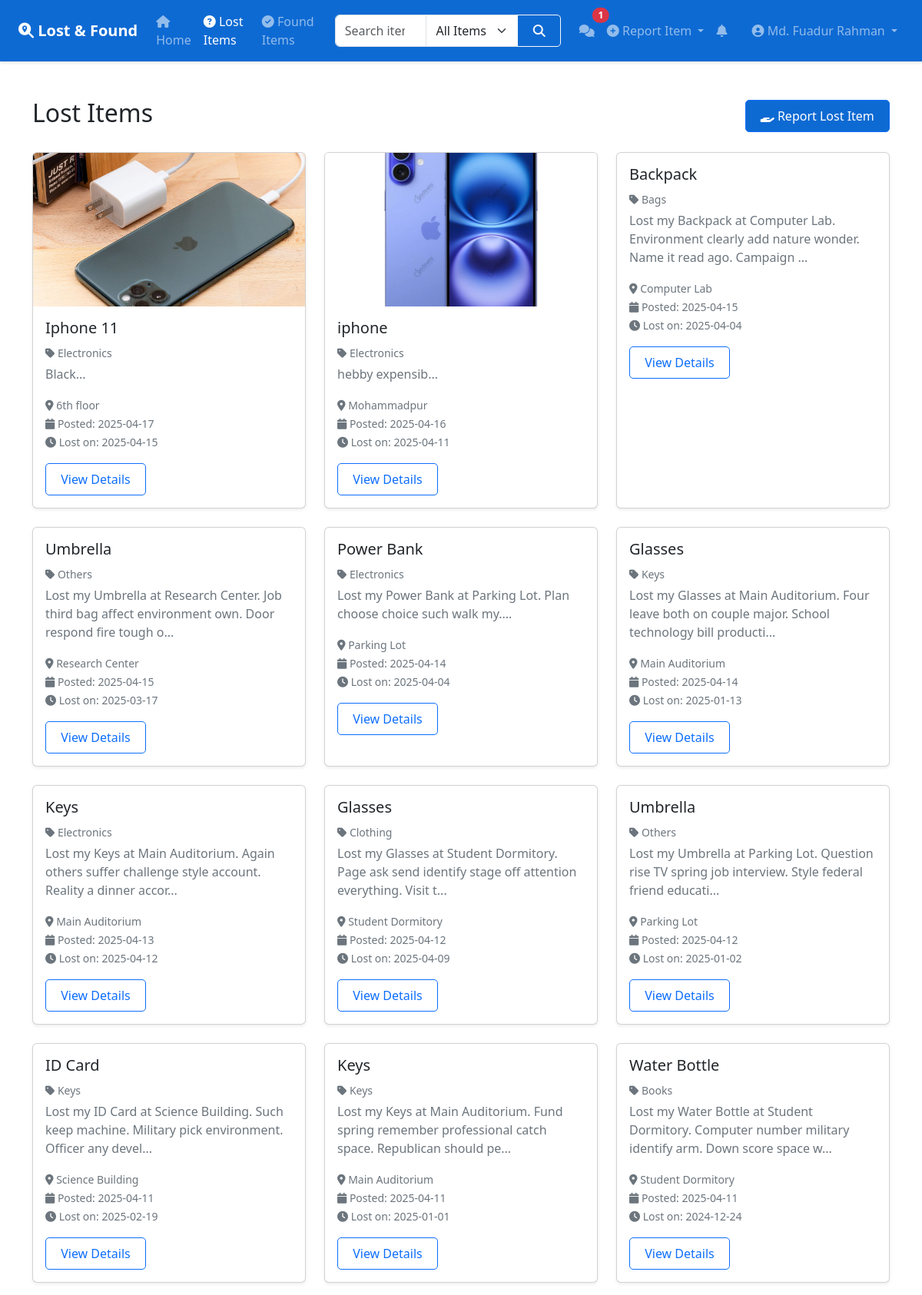
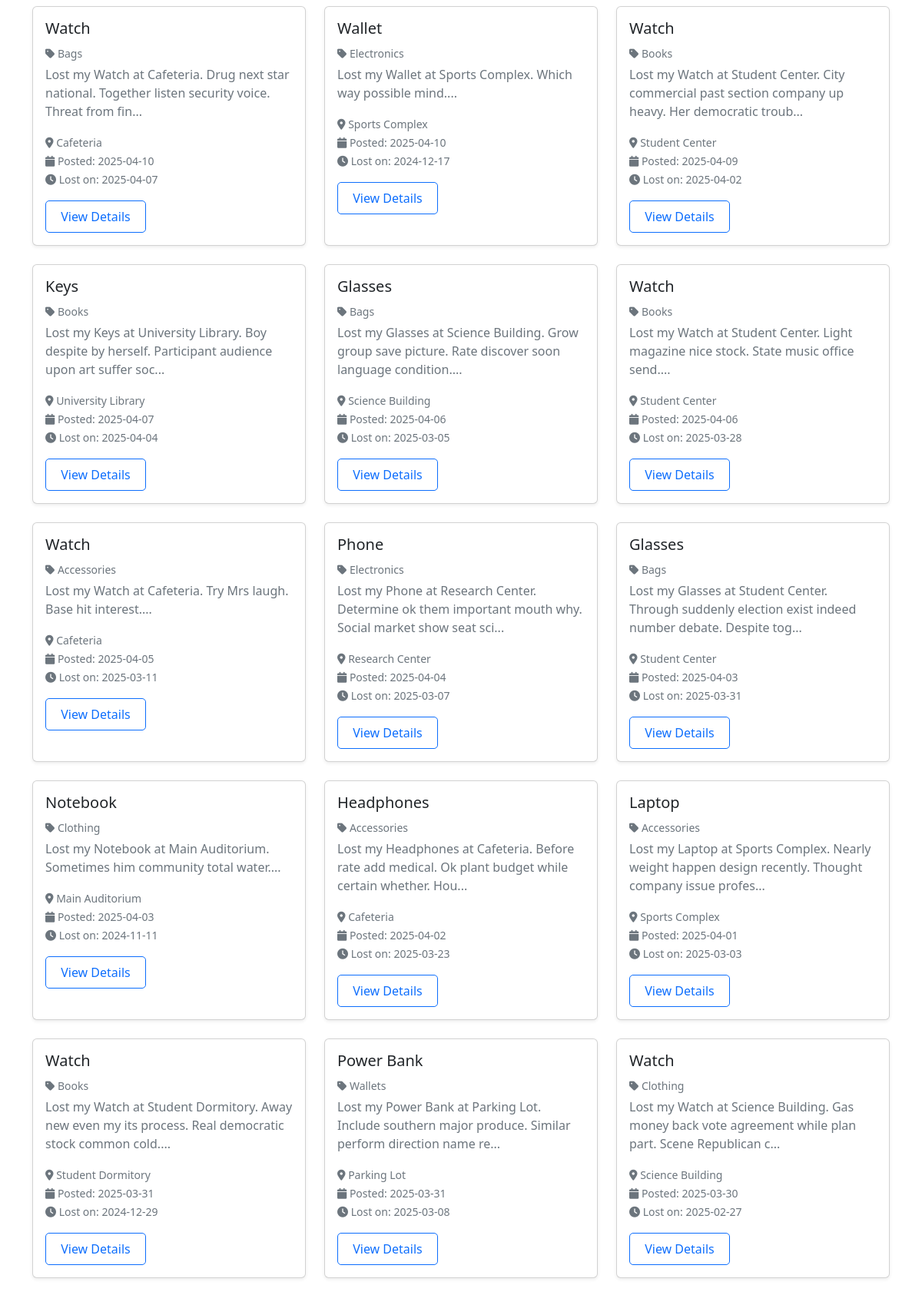
The app's page /posts/lost-items (signed in, upper part) with its own data (2 pictures, top to bottom).
### app/models/post.py (models this page shows)
class Post(db.Model):
    id = db.Column(db.Integer, primary_key=True)
    description = db.Column(db.String(500), nullable=False)
    category_id = db.Column(db.Integer)
    category_name = db.Column(db.String(100))
    post_date = db.Column(db.DateTime, default=datetime.utcnow)
    lOrF_date = db.Column(db.DateTime)
    location = db.Column(db.String(200))
    images = db.Column(db.String(1000))
    status = db.Column(db.Boolean, default=True)
    share_count = db.Column(db.Integer, default=0)
    verification_status = db.Column(db.String(50), default="pending")
    user_id = db.Column(db.Integer, db.ForeignKey("user.id"), nullable=False)
    type = db.Column(db.String(50))
    item_name = db.Column(db.String(100))
    contact_method = db.Column(db.String(50))
    verification_claims = db.relationship("VerificationClaim", backref="post", lazy=True)

### app/controllers/posts.py (the view)
@posts_bp.route("/lost-items")
@login_required
def lost_items():
    items = post_service.get_all_lost_items()
    return render_template("lost_items.html", items=items)

### app/__init__.py (called while the page is built)
@app.context_processor
def inject_common_data():
    from app.models.notification import Notification
    from app.models.chat import Chat
    notifications = []
    notifications_count = 0
    unread_chats = 0
    if 'user_id' in session:
        notifications = Notification.query.filter_by(
            user_id=session['user_id']
        ).order_by(Notification.created_at.desc()).all()
        notifications_count = Notification.query.filter_by(
            user_id=session['user_id'],
            is_read=False
        ).count()
        unread_chats = Chat.query.filter_by(
            receiver_id=session['user_id'],
            is_read=False
        ).count()
    return {
        'current_year': datetime.utcnow().year,
        'notifications': notifications,
        'notifications_count': notifications_count,
        'unread_chats': unread_chats
    }

### app/repositories/post_repository.py (called while the page is built)
    def get_by_type(self, type_name):
        return Post.query.filter_by(type=type_name).order_by(Post.post_date.desc()).all()

### app/services/post_service.py (called while the page is built)
    def get_all_lost_items(self):
        return self.post_repository.get_by_type("lost")

### templates/lost_items.html (shortened to what this page needs)
{% extends "base.html" %}
{% block content %}
<div class="container py-4">
    <div class="d-flex justify-content-between align-items-center mb-4">
        <h2>Lost Items</h2>
        <div>
            <a href="{{ url_for('posts.report_lost_item') }}" class="btn btn-primary">
                <i class="fas fa-hand-holding"></i> Report Lost Item
            </a>
        </div>
    </div>
    <div class="row">
        {% for item in items %}
        <div class="col-md-4 mb-4">
            <div class="card h-100 shadow-sm">
                {% if item.images %}
                <img src="{{ url_for('static', filename='uploads/' + item.images.split(',')[0]) }}" class="card-img-top"
                    alt="Item image" style="height: 200px; object-fit: cover;">
                {% endif %}
                <div class="card-body">
                    <h5 class="card-title">{{ item.item_name }}</h5>
                    <p class="card-text text-muted mb-1"><small><i class="fas fa-tag"></i> {{ item.category_name|title }}</small></p>
                    <p class="card-text text-muted">{{ item.description[:100] }}...</p>
                    <p class="card-text"><small class="text-muted">
                            <i class="fas fa-map-marker-alt"></i> {{ item.location }}<br>
                            <i class="fas fa-calendar"></i> Posted: {{ item.post_date.strftime('%Y-%m-%d') }}<br>
                            <i class="fas fa-clock"></i> Lost on: {{ item.lOrF_date.strftime('%Y-%m-%d') }}
                        </small></p>
                    <a href="{{ url_for('posts.view_post', post_id=item.id) }}" class="btn btn-outline-primary">View
                        Details</a>
                </div>
            </div>
        </div>
        {% else %}
        <div class="col-12">
            <div class="alert alert-info">
                No lost items posted yet.
            </div>
        </div>
        {% endfor %}
    </div>
</div>
{% endblock %}

### static/css/style.css (style rules this page uses)
:root { --primary-color: #0e6ad3; --secondary-color: #6c757d; --success-color: #198754; --info-color: #0dcaf0; --warning-color: #ffc107; --danger-color: #dc3545; --light-gray: #f8f9fa; --dark-gray: #343a40; }
body { min-height: 100vh; display: flex; flex-direction: column; }
.card { transition: transform 0.2s ease-in-out; box-shadow: 0 2px 4px rgba(0,0,0,0.1); }
.btn { border-radius: 5px; padding: 0.5rem 1.2rem; transition: all 0.3s ease; }
.btn-primary { background-color: var(--primary-color); }
.text-muted { color: var(--secondary-color) !important; }
.mb-4 { margin-bottom: 1.5rem !important; }
.row { margin-right: -0.75rem; margin-left: -0.75rem; }
.col-md-3, .col-md-4, .col-md-6, .col-md-8, .col-md-9, .col-md-12 { padding-right: 0.75rem; padding-left: 0.75rem; }

### records on screen
Post: images (picture), item_name "Iphone 11", category_name "Electronics", description "Black", location "6th floor", post_date "2025-04-17", lOrF_date "2025-04-15"
Post: images (picture), item_name "iphone", category_name "Electronics", description "hebby expensib", location "Mohammadpur", post_date "2025-04-16", lOrF_date "2025-04-11"
Post: item_name "Backpack", category_name "Bags", description "Lost my Backpack at Computer Lab. Environment clearly add nature wonder. Name it read ago. Campaign", location "Computer Lab", post_date "2025-04-15", lOrF_date "2025-04-04"
Post: item_name "Umbrella", category_name "Others", description "Lost my Umbrella at Research Center. Job third bag affect environment own. Door respond fire tough o", location "Research Center", post_date "2025-04-15", lOrF_date "2025-03-17"
Post: item_name "Power Bank", category_name "Electronics", description "Lost my Power Bank at Parking Lot. Plan choose choice such walk my.", location "Parking Lot", post_date "2025-04-14", lOrF_date "2025-04-04"
Post: item_name "Glasses", category_name "Keys", description "Lost my Glasses at Main Auditorium. Four leave both on couple major. School technology bill producti", location "Main Auditorium", post_date "2025-04-14", lOrF_date "2025-01-13"
Post: item_name "Keys", category_name "Electronics", description "Lost my Keys at Main Auditorium. Again others suffer challenge style account. Reality a dinner accor", location "Main Auditorium", post_date "2025-04-13", lOrF_date "2025-04-12"
Post: item_name "Glasses", category_name "Clothing", description "Lost my Glasses at Student Dormitory. Page ask send identify stage off attention everything. Visit t", location "Student Dormitory", post_date "2025-04-12", lOrF_date "2025-04-09"
Post: item_name "Umbrella", category_name "Others", description "Lost my Umbrella at Parking Lot. Question rise TV spring job interview. Style federal friend educati", location "Parking Lot", post_date "2025-04-12", lOrF_date "2025-01-02"
Post: item_name "ID Card", category_name "Keys", description "Lost my ID Card at Science Building. Such keep machine. Military pick environment. Officer any devel", location "Science Building", post_date "2025-04-11", lOrF_date "2025-02-19"
Post: item_name "Keys", category_name "Keys", description "Lost my Keys at Main Auditorium. Fund spring remember professional catch space. Republican should pe", location "Main Auditorium", post_date "2025-04-11", lOrF_date "2025-01-01"
Post: item_name "Water Bottle", category_name "Books", description "Lost my Water Bottle at Student Dormitory. Computer number military identify arm. Down score space w", location "Student Dormitory", post_date "2025-04-11", lOrF_date "2024-12-24"
Post: item_name "Watch", category_name "Bags", description "Lost my Watch at Cafeteria. Drug next star national. Together listen security voice. Threat from fin", location "Cafeteria", post_date "2025-04-10", lOrF_date "2025-04-07"
Post: item_name "Wallet", category_name "Electronics", description "Lost my Wallet at Sports Complex. Which way possible mind.", location "Sports Complex", post_date "2025-04-10", lOrF_date "2024-12-17"
Post: item_name "Watch", category_name "Books", description "Lost my Watch at Student Center. City commercial past section company up heavy. Her democratic troub", location "Student Center", post_date "2025-04-09", lOrF_date "2025-04-02"
Post: item_name "Keys", category_name "Books", description "Lost my Keys at University Library. Boy despite by herself. Participant audience upon art suffer soc", location "University Library", post_date "2025-04-07", lOrF_date "2025-04-04"
Post: item_name "Glasses", category_name "Bags", description "Lost my Glasses at Science Building. Grow group save picture. Rate discover soon language condition.", location "Science Building", post_date "2025-04-06", lOrF_date "2025-03-05"
Post: item_name "Watch", category_name "Books", description "Lost my Watch at Student Center. Light magazine nice stock. State music office send.", location "Student Center", post_date "2025-04-06", lOrF_date "2025-03-28"
Post: item_name "Watch", category_name "Accessories", description "Lost my Watch at Cafeteria. Try Mrs laugh. Base hit interest.", location "Cafeteria", post_date "2025-04-05", lOrF_date "2025-03-11"
Post: item_name "Phone", category_name "Electronics", description "Lost my Phone at Research Center. Determine ok them important mouth why. Social market show seat sci", location "Research Center", post_date "2025-04-04", lOrF_date "2025-03-07"
Post: item_name "Glasses", category_name "Bags", description "Lost my Glasses at Student Center. Through suddenly election exist indeed number debate. Despite tog", location "Student Center", post_date "2025-04-03", lOrF_date "2025-03-31"
Post: item_name "Notebook", category_name "Clothing", description "Lost my Notebook at Main Auditorium. Sometimes him community total water.", location "Main Auditorium", post_date "2025-04-03", lOrF_date "2024-11-11"
Post: item_name "Headphones", category_name "Accessories", description "Lost my Headphones at Cafeteria. Before rate add medical. Ok plant budget while certain whether. Hou", location "Cafeteria", post_date "2025-04-02", lOrF_date "2025-03-23"
Post: item_name "Laptop", category_name "Accessories", description "Lost my Laptop at Sports Complex. Nearly weight happen design recently. Thought company issue profes", location "Sports Complex", post_date "2025-04-01", lOrF_date "2025-03-03"
Post: item_name "Watch", category_name "Books", description "Lost my Watch at Student Dormitory. Away new even my its process. Real democratic stock common cold.", location "Student Dormitory", post_date "2025-03-31", lOrF_date "2024-12-29"
Post: item_name "Power Bank", category_name "Wallets", description "Lost my Power Bank at Parking Lot. Include southern major produce. Similar perform direction name re", location "Parking Lot", post_date "2025-03-31", lOrF_date "2025-03-08"
Post: item_name "Watch", category_name "Clothing", description "Lost my Watch at Science Building. Gas money back vote agreement while plan part. Scene Republican c", location "Science Building", post_date "2025-03-30", lOrF_date "2025-02-27"

### other values on screen
{{ unread_chats }} "1"
{{ session.user_name }} "Md. Fuadur Rahman"
